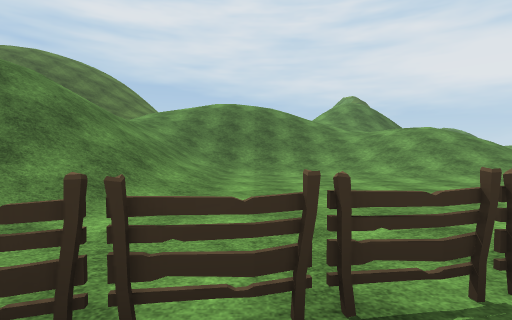
View 1 (above)

24 first-person views from a walk through a 3-D level made in the Unity game engine. The camera is 1.4 m above the floor, tilts 2° down and sees 85° across. The floor is counted in squares, 2 m on a side. Each view is taken from the middle of a square. On the plan, view 1 faces up. The plan holds only what a view shows up to about 9 squares ahead; the rest is blank. The place goes on beyond the plan. Some animated figures are not drawn. Some surface patterns are stand-ins.

View 2
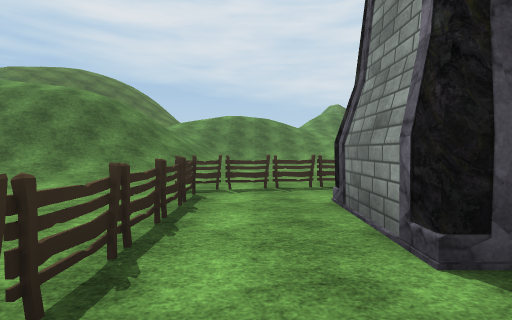

View 3
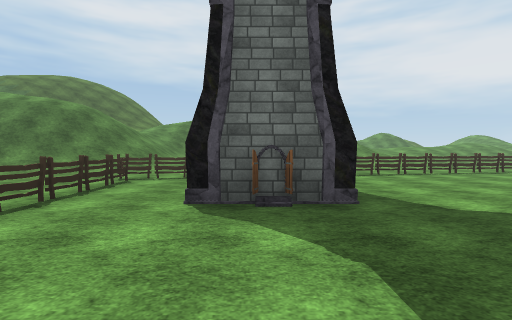

View 4
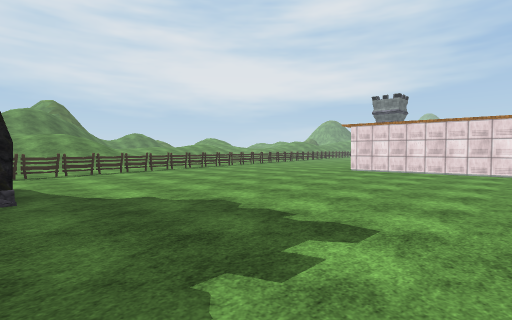

View 5
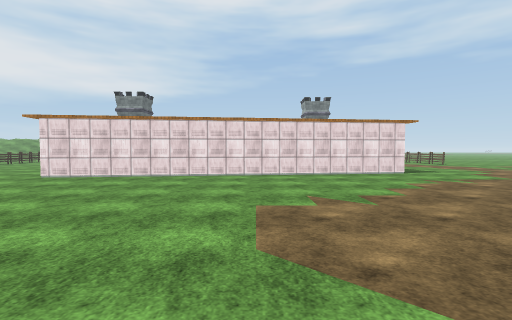

View 6
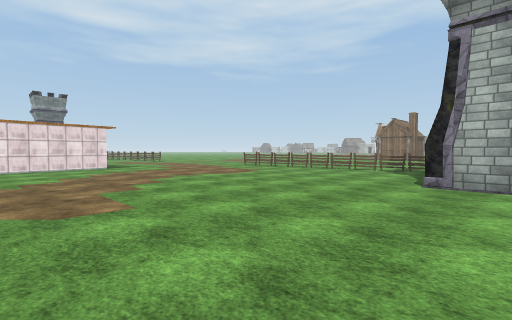

View 7
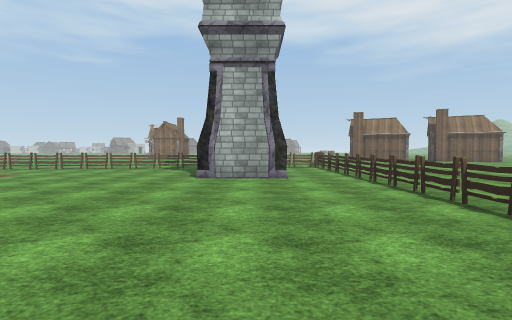

View 8
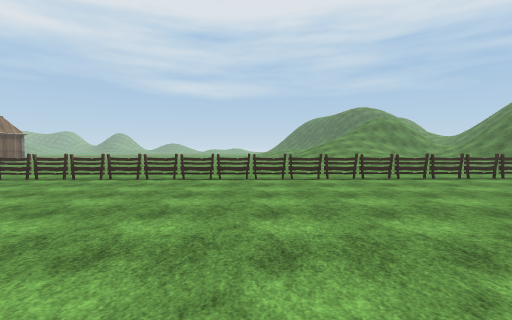

View 9
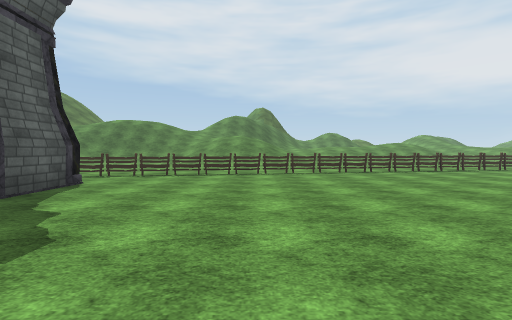

View 10
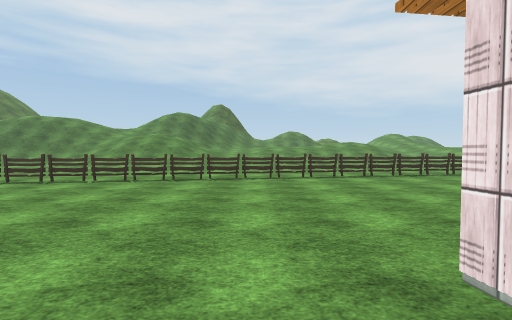

View 11
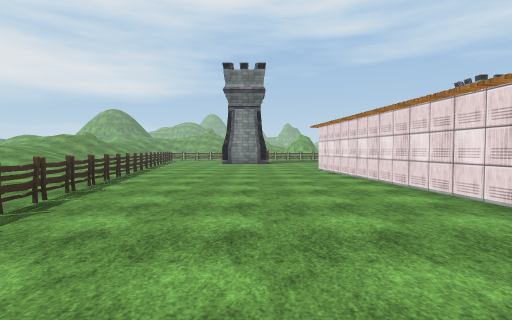

View 12
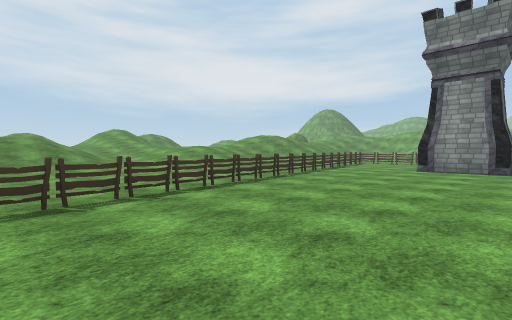

View 13
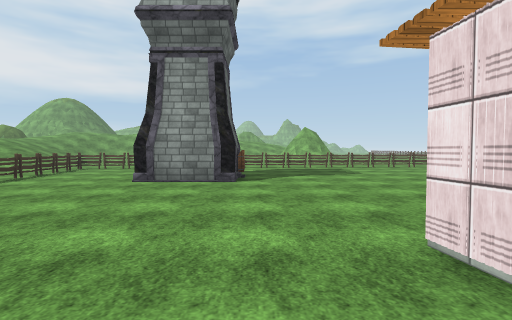

View 14
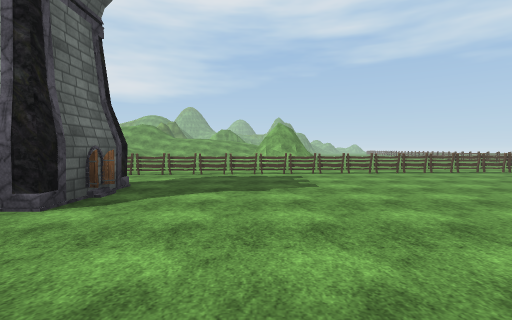

View 15
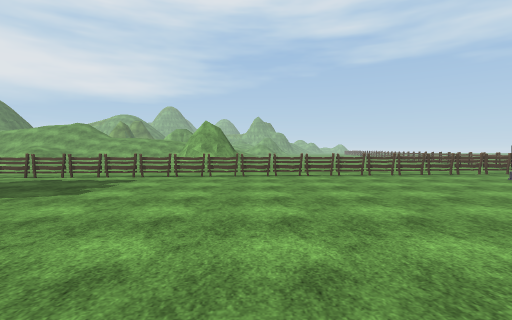

View 16
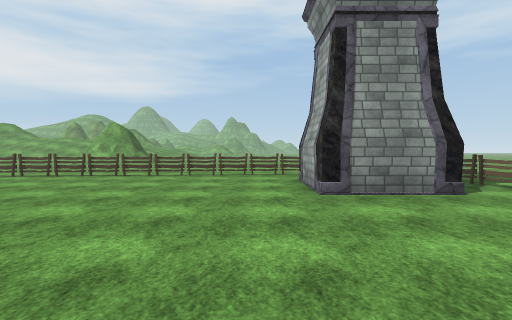

View 17
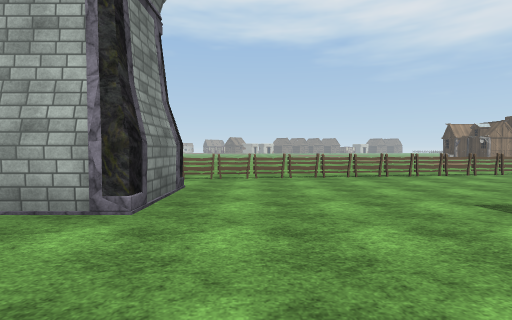

View 18
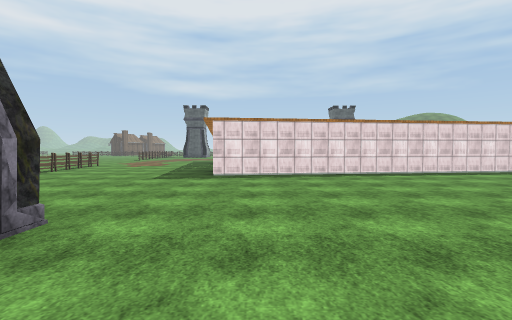

View 19
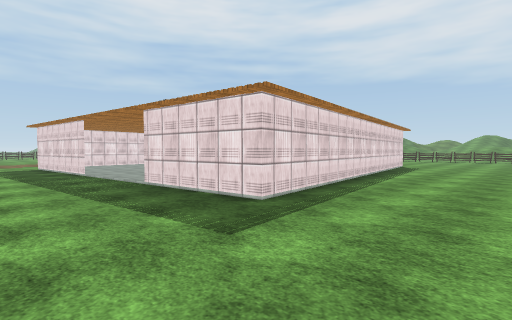

View 20
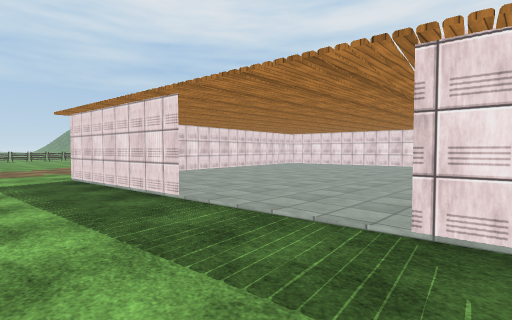

View 21
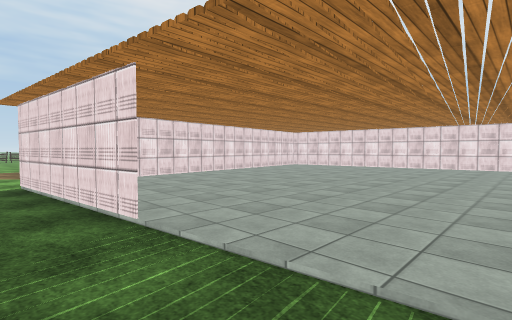

View 22
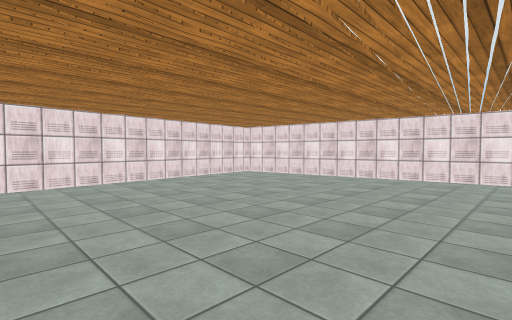

View 23
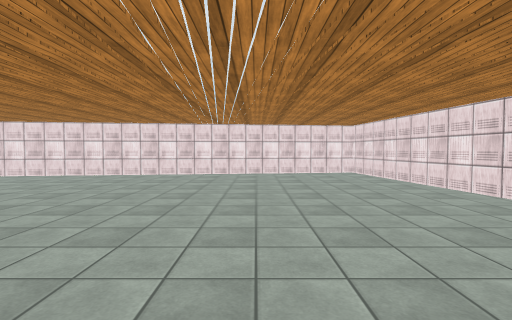

View 24
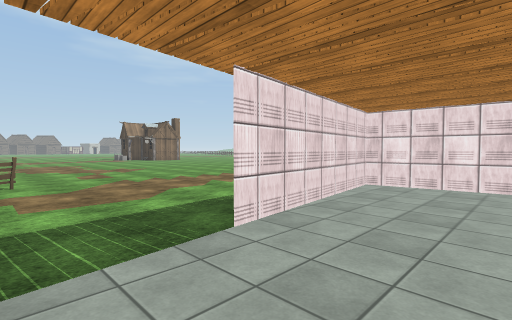

### Floor plan
Key: @ floor where view 1 was taken; # wall or solid block; . main floor; : floor 0.25 m higher than the main floor; / step, stairs or slope; = window, fence, low wall or low ledge; T thing the floor can be seen under or through; W tower.
Columns run from 8 left of view 1 to 33 right of it. Each row starts with its distance up from view 1.
  8     ////////////        .....
  7     ////.../////        ......     ...
  6    /////......          ........   ###
  5 ////////..........   .......TT##  ....
  4 ///////...............TTTTT=..........
  3  //////.........TTTTTT..............
  2   ////.....TTTTT..................W    #.
  1    ....TTTT.......................WWW..T.
  0     ...T@.WW...........................T.
 -1      ..T.#:W................###........T.
 -2       .T.#WW........#########.#........T.
 -3       .T............#.........#........T.
 -4       .T............#.........#........T..
 -5       .T............#.........##.......T..
 -6       .T............##.........#..........
 -7      ..T.............#.........#........#.
 -8      ..T.............#........ #........#.
 -9      ..T.............#.......  #........#.
-10      ..T.............#.......  #........#.
-11      ..T.............#.......###........#.
-12      ..T.............#####...........##.#.
-13      ..T.............................WW.#.
-14      ..T.............................
-15      ..#..##......  ..................#
-16      ..#..WW......    .........TTTTTTT.
-17        #..W ......    .....###T.......

Where each view was taken, in squares from view 1:
view 1: 0 up, 0 right, facing up
view 2: 4 down, 0 right, facing up
view 3: 6 down, 2 right, facing up
view 4: 7 down, 3 right, facing up-right
view 5: 8 down, 5 right, facing right
view 6: 9 down, 2 right, facing down-right
view 7: 8 down, 2 right, facing down
view 8: 9 down, 6 right, facing left
view 9: 6 down, 7 right, facing up
view 10: 4 down, 11 right, facing up
view 11: 1 up, 12 right, facing right
view 12: 0 up, 16 right, facing up-right
view 13: 0 up, 20 right, facing right
view 14: 2 down, 23 right, facing right
view 15: 6 down, 24 right, facing right
view 16: 11 down, 24 right, facing right
view 17: 9 down, 27 right, facing down
view 18: 10 down, 31 right, facing left
view 19: 14 down, 26 right, facing up-left
view 20: 14 down, 21 right, facing up-left
view 21: 13 down, 20 right, facing up-left
view 22: 9 down, 19 right, facing up-left
view 23: 10 down, 19 right, facing up
view 24: 10 down, 19 right, facing down-left
